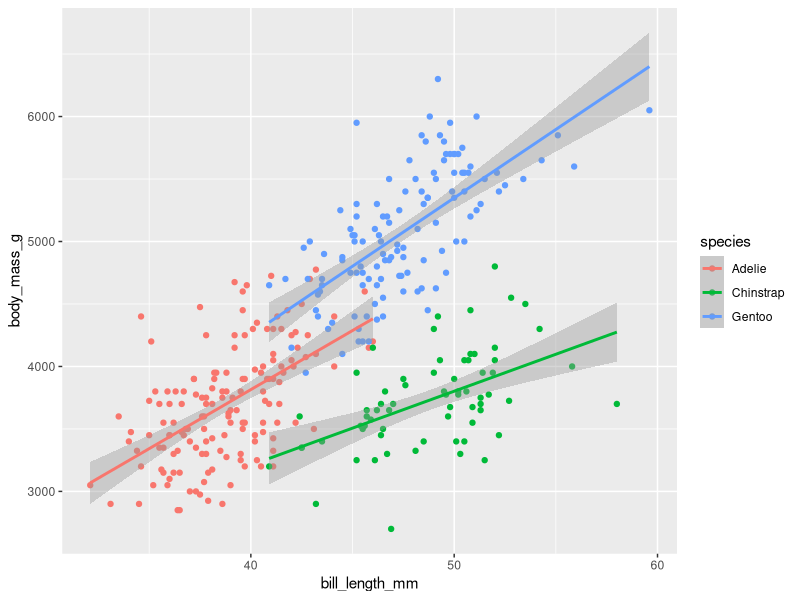

Source code (R):
## ---- chunk 1

df <- palmerpenguins::penguins

## ---- chunk 2
df |> 
  dplyr::group_by(species, sex) |> 
  dplyr::summarise(
    dplyr::across(
      dplyr::where(is.numeric), 
      \(x) mean(x, na.rm = TRUE)
      )
    ) |> 
  knitr::kable()
## ---- chunk 3
df |> 
  ggplot2::ggplot(ggplot2::aes(x = bill_length_mm, y = body_mass_g, color = species)) +
  ggplot2::geom_point() + 
  ggplot2::geom_smooth(method = "lm")
